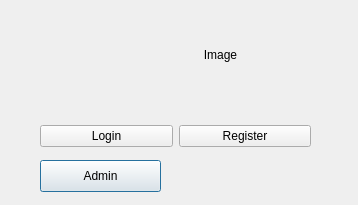
<?xml version="1.0" encoding="UTF-8"?>
<ui version="4.0">
 <class>userpage</class>
 <widget class="QDialog" name="userpage">
  <property name="geometry">
   <rect>
    <x>0</x>
    <y>0</y>
    <width>358</width>
    <height>205</height>
   </rect>
  </property>
  <property name="windowTitle">
   <string>Dialog</string>
  </property>
  <widget class="QPushButton" name="adminbutton">
   <property name="geometry">
    <rect>
     <x>40</x>
     <y>160</y>
     <width>121</width>
     <height>32</height>
    </rect>
   </property>
   <property name="text">
    <string>Admin</string>
   </property>
  </widget>
  <widget class="QWidget" name="layoutWidget">
   <property name="geometry">
    <rect>
     <x>40</x>
     <y>120</y>
     <width>271</width>
     <height>32</height>
    </rect>
   </property>
   <layout class="QGridLayout" name="gridLayout">
    <item row="0" column="0">
     <widget class="QPushButton" name="loginclicked">
      <property name="text">
       <string>Login</string>
      </property>
     </widget>
    </item>
    <item row="0" column="1">
     <widget class="QPushButton" name="registerclicked">
      <property name="text">
       <string>Register</string>
      </property>
     </widget>
    </item>
   </layout>
  </widget>
  <widget class="QLabel" name="labelIcon">
   <property name="geometry">
    <rect>
     <x>130</x>
     <y>10</y>
     <width>181</width>
     <height>91</height>
    </rect>
   </property>
   <property name="text">
    <string>&lt;html&gt;&lt;head/&gt;&lt;body&gt;&lt;p align=&quot;center&quot;&gt;Image&lt;/p&gt;&lt;/body&gt;&lt;/html&gt;</string>
   </property>
  </widget>
 </widget>
 <resources/>
 <connections/>
</ui>
